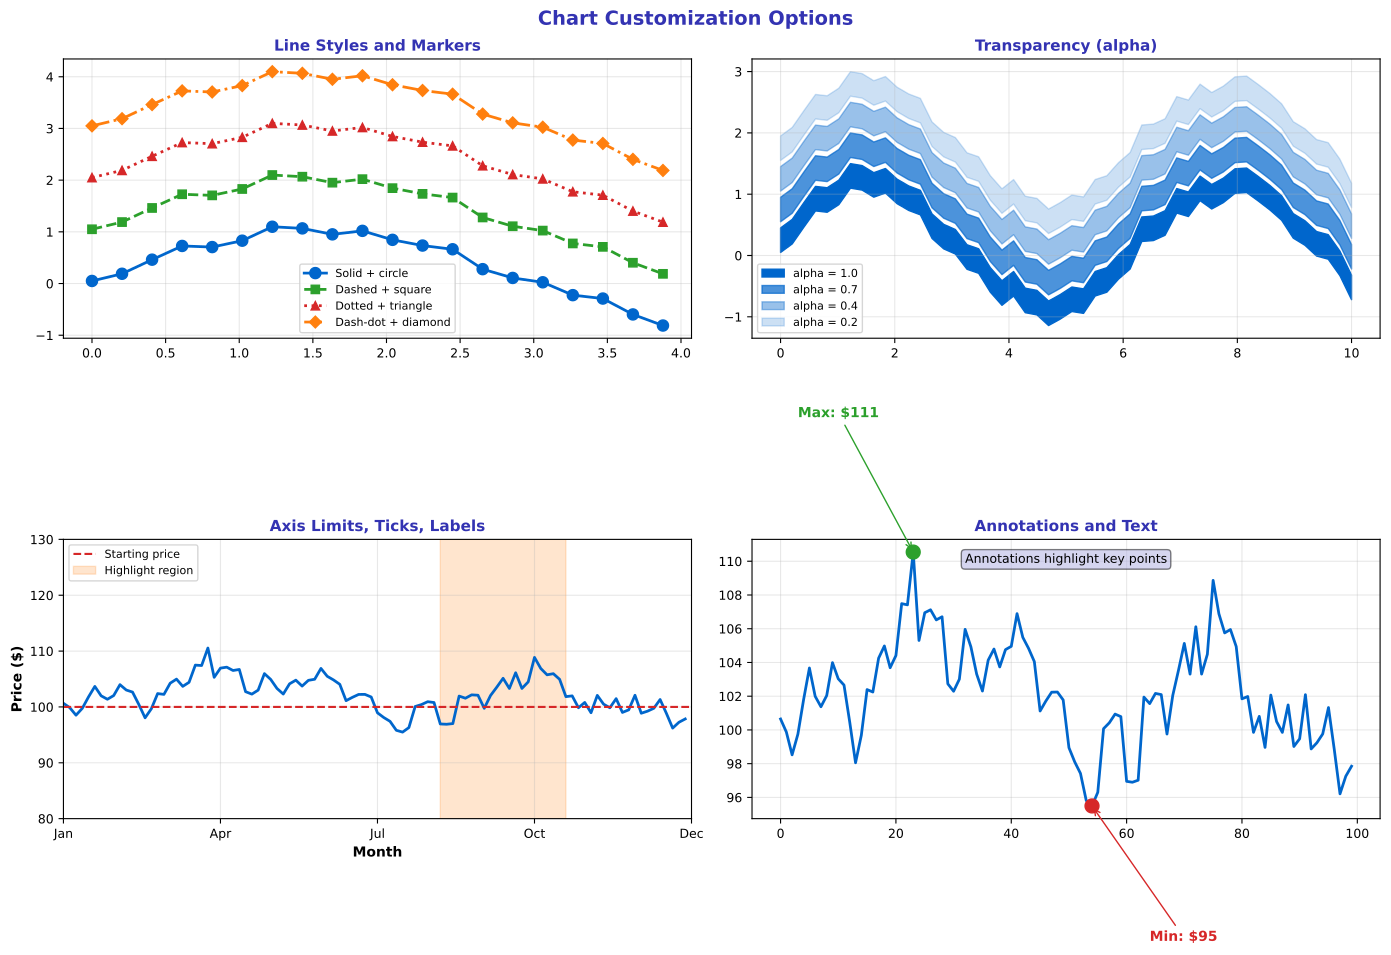

The script that saved this image:
"""Chart Customization - Styling and formatting"""
import matplotlib.pyplot as plt
import numpy as np
from pathlib import Path

plt.rcParams.update({
    'font.size': 10,
    'axes.labelsize': 10,
    'axes.titlesize': 11,
    'xtick.labelsize': 9,
    'ytick.labelsize': 9,
    'legend.fontsize': 9,
    'figure.figsize': (10, 6),
    'figure.dpi': 150
})

MLPURPLE = '#3333B2'
MLLAVENDER = '#ADADE0'
MLBLUE = '#0066CC'
MLORANGE = '#FF7F0E'
MLGREEN = '#2CA02C'
MLRED = '#D62728'

np.random.seed(42)

fig, axes = plt.subplots(2, 2, figsize=(14, 10))
fig.suptitle('Chart Customization Options', fontsize=14, fontweight='bold', color=MLPURPLE)

# Generate data
x = np.linspace(0, 10, 50)
y = np.sin(x) + np.random.normal(0, 0.1, 50)

# Plot 1: Line styles and markers
ax1 = axes[0, 0]
ax1.plot(x[:20], y[:20], 'o-', color=MLBLUE, linewidth=2, markersize=8, label='Solid + circle')
ax1.plot(x[:20], y[:20]+1, 's--', color=MLGREEN, linewidth=2, markersize=6, label='Dashed + square')
ax1.plot(x[:20], y[:20]+2, '^:', color=MLRED, linewidth=2, markersize=6, label='Dotted + triangle')
ax1.plot(x[:20], y[:20]+3, 'D-.', color=MLORANGE, linewidth=2, markersize=6, label='Dash-dot + diamond')

ax1.set_title('Line Styles and Markers', fontsize=11, fontweight='bold', color=MLPURPLE)
ax1.legend(fontsize=8)
ax1.grid(alpha=0.3)

# Plot 2: Colors and transparency
ax2 = axes[0, 1]
for alpha, offset in [(1.0, 0), (0.7, 0.5), (0.4, 1.0), (0.2, 1.5)]:
    ax2.fill_between(x, y + offset, y + offset + 0.4, alpha=alpha, color=MLBLUE,
                     label=f'alpha = {alpha}')

ax2.set_title('Transparency (alpha)', fontsize=11, fontweight='bold', color=MLPURPLE)
ax2.legend(fontsize=8)
ax2.grid(alpha=0.3)

# Plot 3: Axis customization
ax3 = axes[1, 0]
prices = 100 + np.cumsum(np.random.randn(100) * 2)
ax3.plot(prices, color=MLBLUE, linewidth=2)

ax3.set_xlim(0, 100)
ax3.set_ylim(80, 130)
ax3.set_xticks([0, 25, 50, 75, 100])
ax3.set_xticklabels(['Jan', 'Apr', 'Jul', 'Oct', 'Dec'])
ax3.set_xlabel('Month', fontsize=10, fontweight='bold')
ax3.set_ylabel('Price ($)', fontsize=10, fontweight='bold')
ax3.set_title('Axis Limits, Ticks, Labels', fontsize=11, fontweight='bold', color=MLPURPLE)

ax3.axhline(100, color=MLRED, linestyle='--', linewidth=1.5, label='Starting price')
ax3.axvspan(60, 80, alpha=0.2, color=MLORANGE, label='Highlight region')
ax3.legend(fontsize=8)
ax3.grid(alpha=0.3)

# Plot 4: Text and annotations
ax4 = axes[1, 1]
ax4.plot(prices, color=MLBLUE, linewidth=2)

# Find max and min
max_idx = np.argmax(prices)
min_idx = np.argmin(prices)

ax4.scatter([max_idx], [prices[max_idx]], color=MLGREEN, s=100, zorder=5)
ax4.scatter([min_idx], [prices[min_idx]], color=MLRED, s=100, zorder=5)

ax4.annotate(f'Max: ${prices[max_idx]:.0f}', xy=(max_idx, prices[max_idx]),
             xytext=(max_idx - 20, prices[max_idx] + 8),
             fontsize=10, fontweight='bold', color=MLGREEN,
             arrowprops=dict(arrowstyle='->', color=MLGREEN))

ax4.annotate(f'Min: ${prices[min_idx]:.0f}', xy=(min_idx, prices[min_idx]),
             xytext=(min_idx + 10, prices[min_idx] - 8),
             fontsize=10, fontweight='bold', color=MLRED,
             arrowprops=dict(arrowstyle='->', color=MLRED))

ax4.text(0.5, 0.95, 'Annotations highlight key points',
         transform=ax4.transAxes, fontsize=9, ha='center', va='top',
         bbox=dict(boxstyle='round', facecolor=MLLAVENDER, alpha=0.5))

ax4.set_title('Annotations and Text', fontsize=11, fontweight='bold', color=MLPURPLE)
ax4.grid(alpha=0.3)

plt.tight_layout()
plt.savefig(Path(__file__).parent / 'chart.pdf', dpi=300, bbox_inches='tight')
plt.close()
